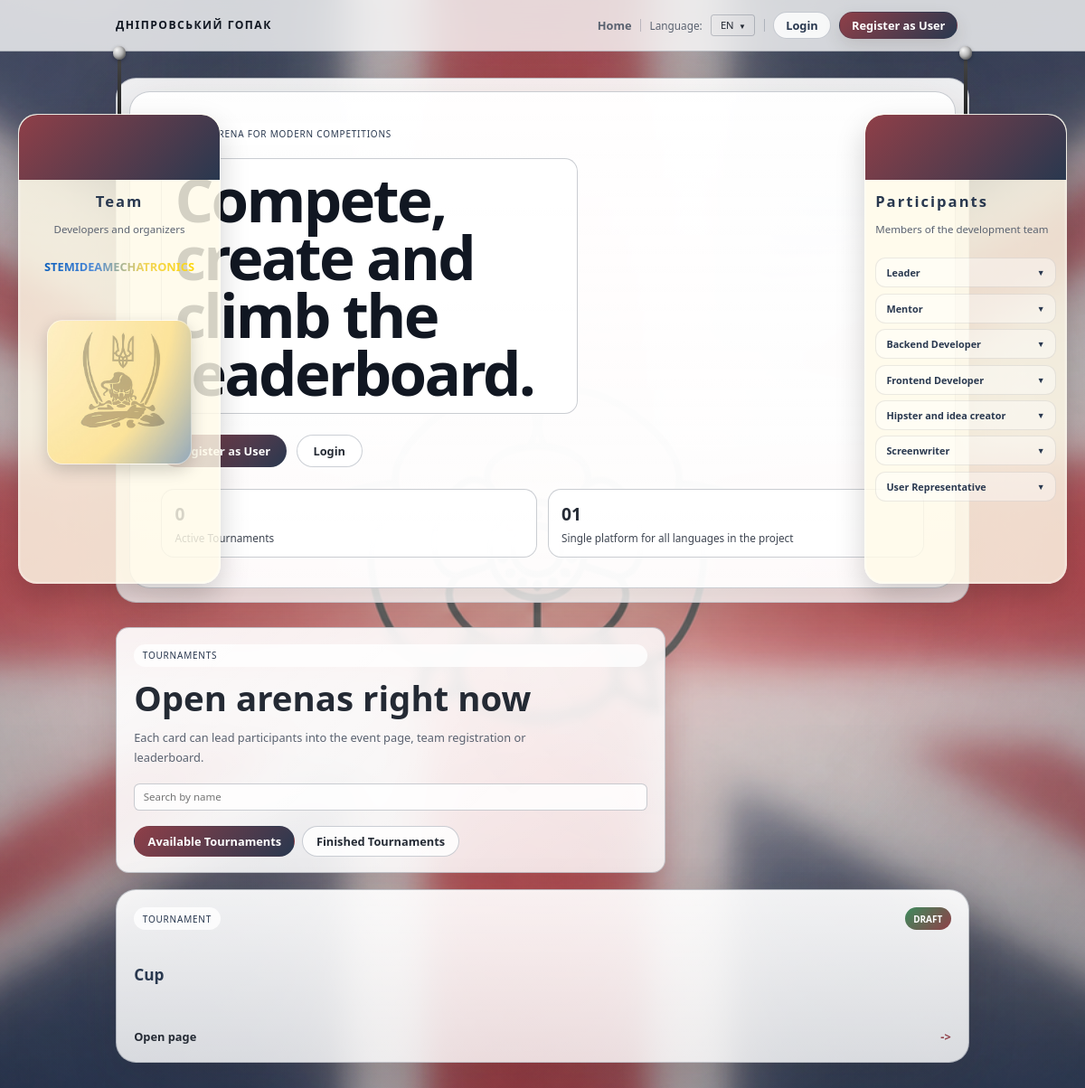
Before: / with the older database file.
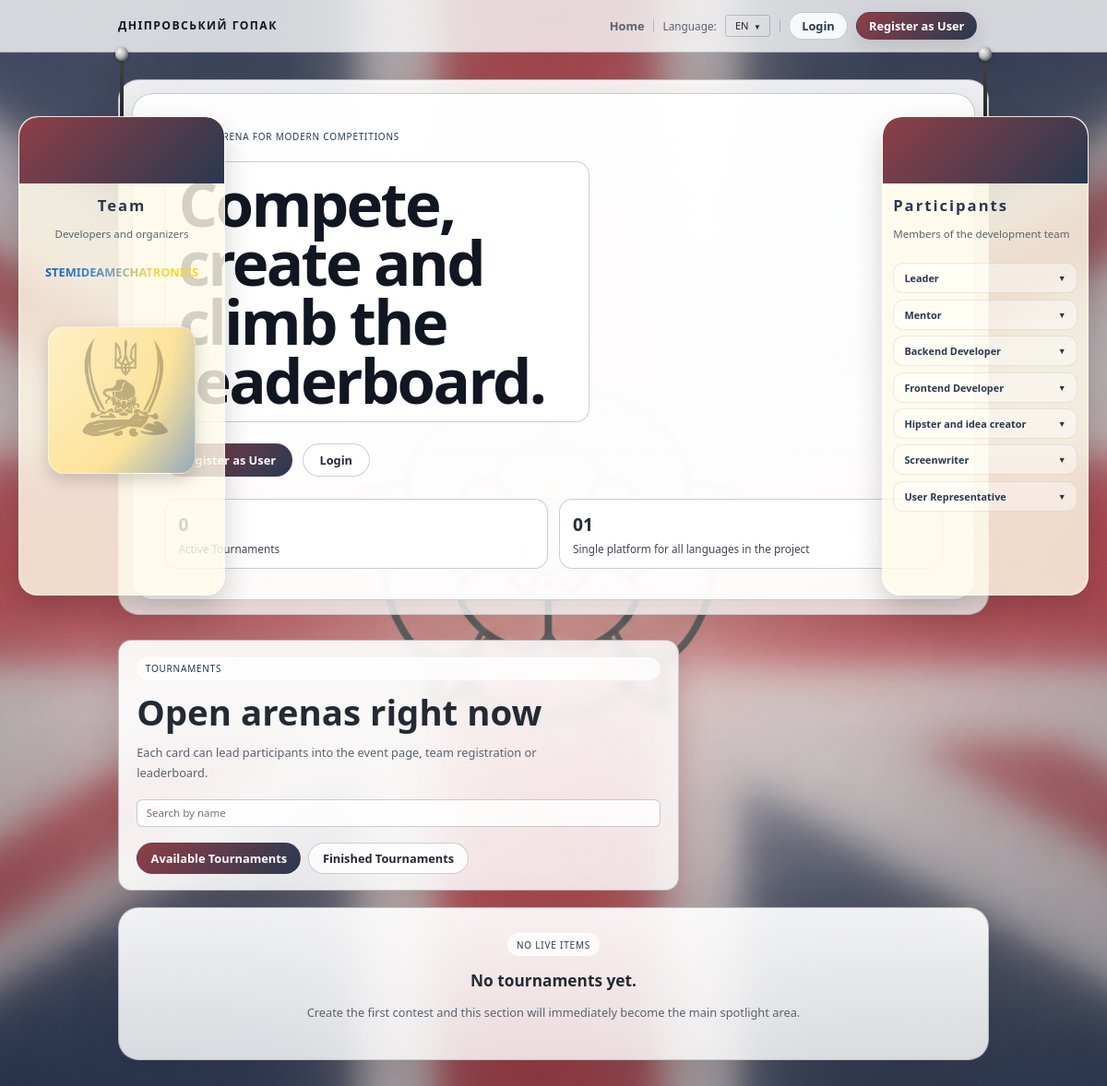
After: the same page with the newer database file.
### backend/models.py (models this page shows)
class Tournament(db.Model):
    id = db.Column(db.Integer, primary_key=True)
    name = db.Column(db.String(200), nullable=False)
    description = db.Column(db.Text)
    max_teams = db.Column(db.Integer)
    status = db.Column(db.String(30), default="Draft")
    is_archived = db.Column(db.Boolean, default=False)
    rounds = db.relationship('Round', backref='tournament', lazy=True)
    assigned_juries = db.relationship(
        'User',
        secondary=tournament_jury_assignments,
        back_populates='assigned_tournaments',
        lazy='dynamic'
    )

### backend/tournaments.py (the view)
def index():
    filter_type = request.args.get('filter', 'available').strip().lower()
    search = request.args.get('search', '').strip()
    if filter_type not in ('available', 'finished'):
        filter_type = 'available'
    tournaments = Tournament.query.filter_by(is_archived=False).all()
    registration_tournaments_count = Tournament.query.filter(
        or_(
            Tournament.status.ilike('%register%'),
            Tournament.status.ilike('%registration%')
        )
    ).filter_by(is_archived=False).count()
    return render_template(
        'index.html',
        tournaments=tournaments,
        registration_tournaments_count=registration_tournaments_count,
        filter_type=filter_type,
        search=search
    )

### backend/app.py (called while the page is built)
@app.context_processor
def inject_user_processor():
    return inject_user()

@app.context_processor
def translation_processor():
    return translation()

### backend/app_helpers.py (called while the page is built)
def get_current_user():
    uid = session.get('user_id')
    if uid:
        return db.session.get(User, uid)
    return None

def inject_user():
    return {'get_current_user': get_current_user}

### backend/translations.py (called while the page is built)
def get_text(key, lang='en', **kwargs):
    if lang not in TRANSLATIONS:
        lang = 'en'
    text = TRANSLATIONS[lang].get(key, TRANSLATIONS['en'].get(key, key))
    if kwargs:
        try:
            return text.format(**kwargs)
        except Exception:
            return text
    return text

### templates/index.html (shortened to what this page needs)
{% extends 'base.html' %}
{% block head %}
  <link rel="stylesheet" href="/static/css/index.css">
{% endblock %}
{% block content %}
  {% set initial_filter = filter_type if filter_type in ['available', 'finished'] else 'available' %}
  <div class="hero-stage">
    <section class="hero-section">
      <div class="hero-copy">
        <div class="eyebrow">{{ t('hero_subtitle') }}</div>
        <h1 class="hero-title">{{ t('hero_title') }}</h1>
        <div class="hero-actions">
          <a href="/register" class="primary-button">{{ t('hero_register') }}</a>
          <a href="/login" class="secondary-button">{{ t('hero_login') }}</a>
        </div>
        <div class="hero-stats">
          <div class="stat-chip">
            <span class="stat-value">0</span>
            <span class="stat-label">{{ t('hero_active_tournaments') }}</span>
          </div>
          <div class="stat-chip">
            <span class="stat-value">01</span>
            <span class="stat-label">{{ t('hero_unified_platform') }}</span>
          </div>
        </div>
      </div>
    </section>
  </div>
  <section class="tournaments-section">
    <div class="section-heading" data-initial-filter="{{ initial_filter }}" data-initial-search="{{ search }}">
      <span class="section-kicker">{{ t('tournaments') }}</span>
      <h2>{{ t('open_arenas_title') }}</h2>
      <p>{{ t('open_arenas_text') }}</p>
      <div class="search-form">
        <input type="text" name="search" value="{{ search }}" placeholder="{{ t('search_by_name') }}" class="search-input" data-filter-search>
      </div>
      <div class="tab-row">
        <button type="button" class="tab-btn{% if initial_filter == 'available' %} active{% endif %}" data-filter-tab="available">{{ t('available_tournaments') }}</button>
        <button type="button" class="tab-btn{% if initial_filter == 'finished' %} active{% endif %}" data-filter-tab="finished">{{ t('finished_tournaments') }}</button>
      </div>
    </div>
    <div class="tournaments-grid">
      {% for t_item in tournaments %}
        <a
          href="/tournament/{{t_item.id}}"
          class="tournament-link"
          data-tournament-card
          data-filter-status="{{ 'finished' if t_item.status == 'Finished' else 'available' }}"
          data-filter-name="{{ t_item.name|lower }}"
        >
          <article class="tournament-card">
            <div class="tournament-topline">
              <span class="tournament-pill">{{ t('tournament_card_label') }}</span>
              <span class="status-badge">{{ translate_value(t_item.status) }}</span>
            </div>
            <h3 class="tournament-name">{{t_item.name}}</h3>
            <div class="tournament-footer">
              <span>{{ t('open_page') }}</span>
              <span class="arrow-mark">-></span>
            </div>
          </article>
        </a>
      {% else %}
        <div class="empty-state" data-empty-all>
          <div class="empty-state-box">
            <span class="section-kicker">{{ t('no_live_items') }}</span>
            <h3>{{ t('no_tournaments') }}</h3>
            <p>{{ t('create_first_contest') }}</p>
          </div>
        </div>
      {% endfor %}
    </div>
  </section>
{% endblock %}

### templates/base.html (shortened to what this page needs)
<!doctype html>
<html lang="{{ lang }}">
  <head>
    <link rel="stylesheet" href="/static/css/main.css">
    {% block head %}{% endblock %}
  </head>
  <body>
    <div class="page-shell">
      <div class="page-glow page-glow-left"></div>
      <div class="page-glow page-glow-right"></div>
      <nav class="topbar">
<div id="badge-team" class="topbar-badge-wrapper">
  <div class="topbar-badge-pin"></div>
  <div class="topbar-badge-rope"></div>
  <div class="topbar-badge">
    <div class="topbar-badge-header"></div>
    <div class="topbar-badge-content">
  <div class="badge-title">
    {{ t('badge_participants_title') }}
  </div>
  <div class="badge-subtitle">
    {{ t('badge_participants_subtitle') }}
  </div>
<div class="badge-dropdowns">
  <details class="badge-dropdown">
    <summary>{{ t('badge_role_leader') }}</summary>
  </details>
  <details class="badge-dropdown">
    <summary>{{ t('badge_role_mentor') }}</summary>
  </details>
  <details class="badge-dropdown">
    <summary>{{ t('badge_role_backend') }}</summary>
  </details>
  <details class="badge-dropdown">
    <summary>{{ t('badge_role_frontend') }}</summary>
  </details>
  <details class="badge-dropdown">
    <summary>{{ t('badge_role_tester') }}</summary>
  </details>
  <details class="badge-dropdown">
    <summary>{{ t('badge_role_designer') }}</summary>
  </details>
  <details class="badge-dropdown">
    <summary>{{ t('badge_role_user_rep') }}</summary>
  </details>
</div>
</div>
  </div>
</div>
<div id="badge-members" class="topbar-badge-wrapper badge-second">
  <div class="topbar-badge-pin"></div>
  <div class="topbar-badge-rope"></div>
  <div class="topbar-badge">
    <div class="topbar-badge-header"></div>
    <div class="topbar-badge-content">
      <div class="badge-title">
        {{ t('badge_team_title') }}
      </div>
      <div class="badge-subtitle">
        {{ t('badge_team_subtitle') }}
      </div>
      <div class="badge-text">
      </div>
      <div class="badge-logo"></div>
    </div>
  </div>
</div>
        <div class="topbar-inner">
          <div class="brand-mark-wrapper">
            <a href="/" class="brand-mark">{{ t('app_title') }}</a>
          </div>
          <div class="topbar-links">
            <a href="/">{{ t('home') }}</a>
            <span class="language-switcher">{{ t('language') }}:</span>
            <div class="dropdown topbar-dropdown">
              <button type="button" class="dropdown-toggle" aria-expanded="false">{{ lang|upper }}</button>
            </div>
            {% set _cur = get_current_user() %}
            {% if _cur %}
              <a href="/user/{{ _cur.id }}" class="profile-link" title="{{ t('profile_prefix') }}">{{ t('profile_prefix') }}: {{ _cur.first_name }}</a>
              <a href="/logout" class="logout-link">{{ t('logout') }}</a>
            {% else %}
              <a href="/login" class="auth-link auth-login">{{ t('login') }}</a>
              <a href="/register" class="auth-link auth-register">{{ t('register') }}</a>
            {% endif %}
          </div>
        </div>
      </nav>
      <div class="container">
        {% block content %}{% endblock %}
      </div>
    </div>
  </body>
</html>

### static/css/index.css (style rules this page uses)
.hero-stage { position: relative; overflow: hidden; min-height: 520px; border: 1px solid var(--panel-border); border-radius: 28px; background: linear-gradient(180deg, var(--panel-strong) 0%, var(--panel) 100%); box-shadow: 0 22px 70px var(--shadow-strong); }
.hero-section { position: relative; z-index: 1; display: grid; grid-template-columns: 1fr; gap: 24px; align-items: stretch; padding: 18px; }
.hero-copy, .hero-panel, .tournament-card, .empty-state-box { position: relative; overflow: hidden; border: 1px solid var(--panel-border); border-radius: 28px; background: linear-gradient(180deg, var(--panel-strong) 0%, var(--panel) 100%); box-shadow: 0 22px 70px var(--shadow); }
.hero-copy { padding: 42px; z-index: 1; }
.hero-copy::before { content: ""; position: absolute; inset: 0; background-image: url("/static/Assets/misha_logo.png"); background-repeat: repeat; background-size: 250px 250px; opacity: 1; pointer-events: none; }
.hero-copy > * { position: relative; z-index: 1; opacity: 1; }
.eyebrow, .section-kicker, .mini-label, .tournament-pill { display: inline-flex; align-items: center; padding: 7px 12px; border-radius: 999px; font-size: 0.78rem; letter-spacing: 0.08em; text-transform: uppercase; background: var(--panel); color: var(--accent-strong); }
.hero-title { margin: 18px 0 16px; max-width: 12ch; font-size: clamp(2.9rem, 7vw, 5.4rem); line-height: 0.95; letter-spacing: -0.04em; color: var(--text-strong); background: var(--panel); padding: 16px 18px; border-radius: 18px; border: 1px solid var(--panel-border); }
.hero-text, .section-heading p, .mini-panel p, .category-card p, .tournament-description, .empty-state-box p { color: var(--muted); line-height: 1.7; }
.hero-actions { display: flex; flex-wrap: wrap; gap: 14px; margin-top: 28px; }
.primary-button, .secondary-button, .panel-link { display: inline-flex; align-items: center; justify-content: center; min-height: 46px; padding: 0 22px; border-radius: 999px; text-decoration: none; font-weight: 800; transition: transform 0.2s ease, filter 0.2s ease, border-color 0.2s ease; }
.primary-button { background: linear-gradient(135deg, var(--accent) 0%, var(--accent-strong) 100%); color: #ffffff; }
.secondary-button, .panel-link { border: 1px solid var(--accent-border); background: var(--panel); color: var(--text); }
.hero-stats { display: grid; grid-template-columns: repeat(2, minmax(0, 1fr)); gap: 14px; margin-top: 30px; }
.stat-chip { padding: 16px 18px; border-radius: 18px; background: var(--panel); border: 1px solid var(--panel-border); }
.stat-value { display: block; font-size: 1.5rem; font-weight: 800; color: var(--text); }
.stat-label { display: block; margin-top: 6px; color: var(--muted-strong); font-size: 0.92rem; }
.section-heading { display: flex; flex-direction: column; gap: 10px; margin-bottom: 22px; }
.tournaments-section .section-heading { width: min(760px, 100%); padding: 22px 24px; border: 1px solid var(--panel-border); border-radius: 18px; background: linear-gradient(135deg, var(--panel-strong) 0%, var(--panel) 100%), radial-gradient(circle at top right, var(--accent-soft), transparent 42%); box-shadow: 0 16px 42px var(--shadow); backdrop-filter: blur(8px); }
.section-heading h2 { margin: 0; font-size: clamp(1.8rem, 4vw, 3rem); }
.section-heading p { margin: 0; max-width: 60ch; }
.search-form { display: flex; gap: 12px; margin-top: 12px; align-items: center; }
.search-input { padding: 8px 12px; border: 1px solid var(--panel-border); border-radius: 8px; background: var(--panel); color: var(--text); font-size: 0.9rem; flex: 1; }
.tab-row { display: flex; flex-wrap: wrap; gap: 10px; margin-top: 12px; }
.tab-btn { display: inline-flex; align-items: center; justify-content: center; min-height: 42px; padding: 0 18px; border-radius: 999px; border: 1px solid var(--accent-border); background: var(--panel); color: var(--text); text-decoration: none; font-weight: 700; cursor: pointer; transition: all 0.2s ease; font-family: inherit; font-size: 1rem; }
.tab-btn.active { background: linear-gradient(135deg, var(--accent) 0%, var(--accent-strong) 100%); color: #ffffff; border-color: transparent; }
.tournaments-section { margin-top: 34px; }
.tournament-name, .empty-state-box h3 { margin: 18px 0 10px; font-size: 1.35rem; }
.tournaments-grid { display: grid; grid-template-columns: repeat(auto-fit, minmax(260px, 1fr)); gap: 18px; }
.empty-state { grid-column: 1 / -1; }
.empty-state-box { padding: 34px; text-align: center; }

Changed rows visible on the page:
removed Tournament: t "TOURNAMENT", name "Cup", t "Open page"
Other visible differences:
{{ t('no_live_items') }}: (not shown) → "NO LIVE ITEMS"
{{ t('no_tournaments') }}: (not shown) → "No tournaments yet."
{{ t('create_first_contest') }}: (not shown) → "Create the first contest and this section will immediately become the main spotlight area."
